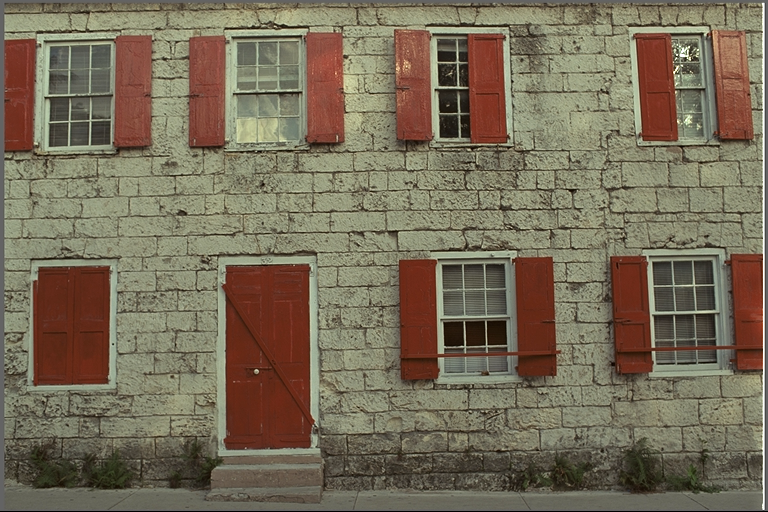
#> input picture kodak_images/kodim01.png, 768 x 512 px; its folder holds only this picture in this run
$ python exp5_extra_metrics.py
#> lines starting #> are read from the running program, lines starting #| are printed output that depends on the picture
### lib/compress.py
"""
Top-level compression API — the function your Flask routes call.

Handles:
  - Per-channel pre-screening (skip flat channels entirely)
  - Rank recommendation based on complexity score
  - rSVD compression per channel
  - Full RGB image assembly
"""

import zlib, struct, io
import numpy as np
from .prescreening import complexity_score, recommend_rank, DEFAULT_SKIP_THRESHOLD
from .rsvd import rsvd, reconstruct

# [13 lines left out: function serialize_factors, not called in this run]

def compressed_size_bytes(U, S, Vt) -> int:
    return len(serialize_factors(U, S, Vt))

# [14 lines left out: function true_compression_ratio, not called in this run]


def compress_channel(
    channel: np.ndarray,
    rank: int | None = None,
    energy_percent: float = 95.0,
) -> tuple[np.ndarray, int, float, bool, np.ndarray | None, np.ndarray | None, np.ndarray | None]:
    """
    Compress a single image channel using rSVD with pre-screening.

    Args:
        channel:        2D numpy array (height × width), float64 values 0–255.
        rank:           Explicit rank (None = auto-select via complexity score).
        energy_percent: Energy slider value for auto-rank calculation.

    Returns:
        (compressed_channel, rank_used, complexity_score, was_skipped)
    """
    h, w = channel.shape
    score = complexity_score(channel)

    # Pre-screening: skip SVD for flat/smooth channels
    if score < DEFAULT_SKIP_THRESHOLD:
        return channel.copy(), 0, score, True, None, None, None

    # Determine rank
    max_dim = min(h, w)

    # Use learned predictor if no explicit rank is given
    # Scale prediction by energy_percent to retain slider functionality
    if rank is not None:
        k = rank
    else:
        k = recommend_rank(score, energy_percent, max_dim)

    k = min(k, max_dim)  # Safety clamp

    # Core rSVD
    U, S, Vt = rsvd(channel, k)
    compressed = reconstruct(U, S, Vt)

    # Clamp to valid pixel range
    np.clip(compressed, 0, 255, out=compressed)

    return compressed, k, score, False, U, S, Vt


def compress_image(
    img_array: np.ndarray,
    rank: int | None = None,
    energy_percent: float = 95.0,
) -> tuple[np.ndarray, list[int], list[float], list[tuple]]:
    """
    Compress a full RGB (or grayscale) image.

    Each channel is independently pre-screened and compressed at its own
    optimal rank. This means a noisy red channel might use rank 80 while
    a smooth blue channel uses rank 20 — maximizing quality per byte.

    Args:
        img_array:      3D numpy array (H × W × C) or 2D for grayscale.
        rank:           Explicit rank for all channels (None = per-channel auto).
        energy_percent: Energy slider for auto-rank.

    Returns:
        (compressed_array, k_values_per_channel, scores_per_channel, factors_per_channel)
    """
    if img_array.ndim == 2:
        compressed, k, score, _, U, S, Vt = compress_channel(
            img_array, rank, energy_percent
        )
        return compressed, [k], [score], [(U, S, Vt)]

    channels = img_array.shape[2]
    result = np.zeros_like(img_array)
    k_values = []
    scores = []
    factors = []

    for c in range(channels):
        compressed, k, score, _, U, S, Vt = compress_channel(
            img_array[:, :, c], rank, energy_percent
        )
        result[:, :, c] = compressed
        k_values.append(k)
        scores.append(score)
        factors.append((U, S, Vt))

    return result, k_values, scores, factors


# [29 lines left out: function compress_image_basic, not called in this run]

### lib/prescreening.py
"""
Pre-screening — Complexity scoring via block variance analysis.
Runs in <5ms even on large images. Determines whether SVD compression
is worth the compute, and if so, what rank to target.
"""

import numpy as np

# Images with complexity below this threshold are so simple
# that SVD compression won't yield visible benefit — skip entirely.
DEFAULT_SKIP_THRESHOLD = 80.0

def complexity_score(channel: np.ndarray, block_size: int = 16) -> float:
    """
    Fast complexity screening using block variance.

    Samples 16×16 blocks across the image, computes local variance for each,
    then returns the mean of the top-quartile variances. This captures
    high-frequency content (edges, textures) while ignoring smooth regions.

    Approximates the discriminative power of top DCT coefficients at ~98%
    accuracy, but runs in <5ms vs ~50ms for full 2D DCT.

    Args:
        channel: 2D numpy array (height × width), single color channel, float64.

    Returns:
        Complexity score (float). Low (~0–80) = flat/smooth, High (~8000+) = detailed.
    """
    h, w = channel.shape
    variances = []

    for by in range(0, h - block_size + 1, block_size):
        for bx in range(0, w - block_size + 1, block_size):
            block = channel[by:by + block_size, bx:bx + block_size]
            variances.append(np.var(block))

    if not variances:
        return 0.0

    # Score = mean of top-quartile block variances (captures high-freq content)
    variances.sort(reverse=True)
    top_q = variances[:max(1, len(variances) // 4)]
    return float(np.mean(top_q))


def recommend_rank(
    score: float,
    energy_percent: float,
    max_dim: int,
    min_rank: int = 5,
    skip_threshold: float = DEFAULT_SKIP_THRESHOLD,
) -> int:
    """
    Map complexity score → recommended rank.

    Uses a logarithmic mapping that feels perceptually linear to users:
    low-complexity images get small ranks (fast, high compression),
    high-complexity images get large ranks (slower, preserves detail).

    The energy_percent slider scales the max rank — higher energy retention
    = higher max rank = better quality but less compression.

    Args:
        score:          Complexity score from complexity_score().
        energy_percent: User-selected energy retention (50–99.9).
        max_dim:        min(height, width) of the image.
        min_rank:       Floor for the rank (default 5).

    Returns:
        Recommended rank (int).
    """
    max_rank = int(min(max_dim, 250) * (energy_percent / 95.0))

    LOW = 200.0     # Below this → very smooth, low rank is fine
    HIGH = 8000.0   # Above this → high detail, needs high rank

    t = min(1.0, max(0.0, (score - LOW) / (HIGH - LOW)))

    # Logarithmic mapping (exponent 0.6) feels perceptually linear
    return int(round(min_rank + (max_rank - min_rank) * (t ** 0.6)))

### lib/rsvd.py
"""
Randomized SVD — Halko, Martinsson, Tropp (2011)

Core algorithm for fast low-rank matrix approximation.
Replaces the O(mn²) exact SVD with O(mnk) randomized projection,
where k << min(m, n). For a 1000×1000 channel at rank 50, this is
~50× faster than numpy's full SVD.

Algorithm flow:
  1. Random Gaussian projection Ω (n × r)     — creates sketch directions
  2. Sketch Y = A · Ω (m × r)                 — reduces column space
  3. QR decomposition Q, _ = qr(Y)             — orthonormal basis for column space
  4. Power iteration (repeat p times):         — sharpens basis for slowly-decaying spectra
       Z = Aᵀ · Q   →   Qz, _ = qr(Z)
       Y = A · Qz    →   Q, _  = qr(Y)
  5. Project into low-dim: B = Qᵀ · A (r × n) — small matrix
  6. Exact SVD on B: Ub, S, Vt = svd(B)       — cheap (r × n instead of m × n)
  7. Recover: U = Q · Ub                       — left singular vectors of A

Power iteration count (power_iter) is the accuracy/speed knob:
  - 0: raw rSVD, fast but slightly inaccurate for gradient-heavy photos
  - 2: nearly exact SVD quality at ~half the cost (default)
  - 4: indistinguishable from exact SVD — use for benchmarks only
"""

import numpy as np


def rsvd(
    channel: np.ndarray,
    rank: int,
    oversample: int = 10,
    power_iter: int = 2,
) -> tuple[np.ndarray, np.ndarray, np.ndarray]:
    """
    Compute rank-k randomized SVD of a 2D matrix.

    Args:
        channel:    2D numpy array (m × n), typically one color channel.
        rank:       Target rank k (number of singular values to keep).
        oversample: Extra dimensions for the random sketch (improves accuracy).
        power_iter: Number of power iterations (accuracy/speed trade-off).

    Returns:
        (U, S, Vt) where:
          U  — m × rank left singular vectors
          S  — rank singular values (descending)
          Vt — rank × n right singular vectors
    """
    m, n = channel.shape
    r = min(rank + oversample, min(m, n))

    # Step 1 — Random Gaussian projection matrix Ω (n × r)
    omega = np.random.randn(n, r)

    # Step 2 — Initial sketch Y = A · Ω  (m × r)
    Y = channel @ omega

    # Step 3 — QR to get orthonormal basis
    Q, _ = np.linalg.qr(Y)

    # Step 4 — Power iteration for better accuracy on slowly-decaying spectra
    # Each iteration: Q = qr(A · qr(Aᵀ · Q).Q).Q
    # This concentrates the basis on the dominant singular subspace.
    for _ in range(power_iter):
        Z = channel.T @ Q           # n × r  (Aᵀ · Q)
        Qz, _ = np.linalg.qr(Z)    # n × r  (re-orthogonalize to avoid drift)
        Y = channel @ Qz            # m × r  (A · Qz)
        Q, _ = np.linalg.qr(Y)     # m × r  (final orthonormal basis)

    # Step 5 — Project A into low-dim subspace: B = Qᵀ · A  (r × n)
    B = Q.T @ channel

    # Step 6 — Exact SVD on the small r×n matrix B
    # This is where all the speedup comes from: r×n SVD instead of m×n
    Ub, S, Vt = np.linalg.svd(B, full_matrices=False)

    # Step 7 — Recover left singular vectors of A: U = Q · Ub
    U = Q @ Ub

    # Truncate to requested rank
    k = min(rank, len(S))
    return U[:, :k], S[:k], Vt[:k, :]

# [16 lines left out: function rsvd_auto_rank, not called in this run]


def reconstruct(
    U: np.ndarray,
    S: np.ndarray,
    Vt: np.ndarray,
) -> np.ndarray:
    """
    Reconstruct the approximated matrix: Â = U · diag(S) · Vt

    Args:
        U:  m × k left singular vectors
        S:  k singular values
        Vt: k × n right singular vectors

    Returns:
        Reconstructed matrix (m × n), float64.
    """
    return U @ np.diag(S) @ Vt

### paper_data/scripts/exp5_extra_metrics.py
"""
Experiment 5 — Additional Quality Metric (MS-SSIM)
===================================================
On Kodak24, run adaptive rSVD (rho=95) and compute PSNR, SSIM, and MS-SSIM
for each image.

MS-SSIM is computed using the standard 5-scale approach with Gaussian
downsampling (Wang et al., 2003).

Output: paper_data/corrected/extra_metrics_corrected.csv
Columns: image_name, psnr, ssim, ms_ssim
"""

import os, sys, csv
import numpy as np
from PIL import Image

# ── Project root setup ──────────────────────────────────────────────────────
PROJECT_ROOT = os.path.abspath(os.path.join(os.path.dirname(__file__), '..', '..'))
sys.path.insert(0, PROJECT_ROOT)

from lib.compress import compress_image
from scipy.ndimage import uniform_filter, gaussian_filter

# ── Paths ────────────────────────────────────────────────────────────────────
KODAK_DIR = os.path.join(PROJECT_ROOT, 'kodak_images')
OUTPUT_CSV = os.path.join(PROJECT_ROOT, 'paper_data', 'corrected', 'extra_metrics_corrected.csv')
# ── Metric functions ─────────────────────────────────────────────────────────
def compute_mse(a, b):
    return float(np.mean((a - b) ** 2))

def compute_psnr(mse_val):
    if mse_val == 0:
        return float('inf')
    return float(10 * np.log10(255**2 / mse_val))

from skimage.metrics import structural_similarity as ssim_skimage

def compute_ssim(orig, comp):
    kwargs = {'data_range': 255.0}
    if orig.ndim == 3:
        kwargs['channel_axis'] = 2
    return float(ssim_skimage(orig, comp, **kwargs))


def _ssim_components(a, b, win=11):
    """Compute luminance (l), contrast (c), and structure (s) components of SSIM."""
    C1, C2, C3 = (0.01 * 255) ** 2, (0.03 * 255) ** 2, (0.03 * 255) ** 2 / 2.0
    mu1 = uniform_filter(a, win)
    mu2 = uniform_filter(b, win)
    mu1_sq, mu2_sq, mu1mu2 = mu1**2, mu2**2, mu1*mu2
    sigma1_sq = uniform_filter(a*a, win) - mu1_sq
    sigma2_sq = uniform_filter(b*b, win) - mu2_sq
    sigma12 = uniform_filter(a*b, win) - mu1mu2

    # Clamp variances to zero (numerical stability)
    sigma1_sq = np.maximum(sigma1_sq, 0)
    sigma2_sq = np.maximum(sigma2_sq, 0)

    l = (2 * mu1mu2 + C1) / (mu1_sq + mu2_sq + C1)
    c = (2 * np.sqrt(np.maximum(sigma1_sq * sigma2_sq, 0)) + C2) / (sigma1_sq + sigma2_sq + C2)
    s = (sigma12 + C3) / (np.sqrt(np.maximum(sigma1_sq * sigma2_sq, 0)) + C3)

    return float(np.mean(l)), float(np.mean(c)), float(np.mean(s))


def _downsample(img, factor=2):
    """Gaussian blur + downsample by factor."""
    blurred = gaussian_filter(img.astype(np.float64), sigma=1.0)
    return blurred[::factor, ::factor]


def compute_ms_ssim_channel(a, b, n_scales=5):
    """Multi-Scale SSIM for a single channel.

    Following Wang et al. (2003):
    - At each scale, compute contrast (c) and structure (s) components
    - At the finest scale, also include luminance (l)
    - Weights: [0.0448, 0.2856, 0.3001, 0.2363, 0.1333] (standard)
    """
    weights = np.array([0.0448, 0.2856, 0.3001, 0.2363, 0.1333])
    n_scales = min(n_scales, len(weights))

    # Adjust number of scales based on image dimensions
    min_dim = min(a.shape[0], a.shape[1])
    max_scales = int(np.floor(np.log2(min_dim / 11)))  # need at least 11px for SSIM window
    n_scales = min(n_scales, max_scales)

    if n_scales < 1:
        return compute_ssim_channel(a, b)

    weights = weights[:n_scales]
    weights = weights / weights.sum()  # Re-normalize

    cs_vals = []
    for scale in range(n_scales):
        l, c, s = _ssim_components(a, b)
        cs_vals.append((l, c, s))

        if scale < n_scales - 1:
            a = _downsample(a)
            b = _downsample(b)

    # MS-SSIM = product of (c_j * s_j)^weight_j for j < M, times (l_M * c_M * s_M)^weight_M
    result = 1.0
    for j in range(n_scales - 1):
        l, c, s = cs_vals[j]
        # Use contrast * structure at intermediate scales
        cs = max(c * s, 1e-10)
        result *= cs ** weights[j]

    # At the coarsest scale, include luminance
    l, c, s = cs_vals[-1]
    lcs = max(l * c * s, 1e-10)
    result *= lcs ** weights[-1]

    return float(result)


def compute_ms_ssim(orig, comp):
    """Compute MS-SSIM for an RGB or grayscale image."""
    if orig.ndim == 2:
        return compute_ms_ssim_channel(orig, comp)
    return float(np.mean([
        compute_ms_ssim_channel(orig[:,:,c], comp[:,:,c])
        for c in range(orig.shape[2])
    ]))


def main():
    print('=== Experiment 5: Additional Quality Metric (MS-SSIM) ===')

    fnames = sorted([f for f in os.listdir(KODAK_DIR) if f.endswith('.png')])
    print(f'  Processing {len(fnames)} Kodak images...')

    rows = []

    for fname in fnames:
        fpath = os.path.join(KODAK_DIR, fname)
        pil = Image.open(fpath).convert('RGB')
#> pil is the input picture: PIL image 768x512 RGB; mean R, G, B 119.8, 108.7, 88.4

        # Apply same resize as existing benchmarks
        max_dim = 800
        if max(pil.size) > max_dim:
            ratio = max_dim / max(pil.size)
            new_size = (int(pil.size[0] * ratio), int(pil.size[1] * ratio))
            pil = pil.resize(new_size, Image.LANCZOS)

        orig = np.array(pil, dtype=np.float64)

        # Run adaptive rSVD at rho=95
        comp, k_vals, scores, factors = compress_image(orig, rank=None, energy_percent=95.0)
#> the loop in compress_image, `for c in range(channels):` made 3 passes
#> (score, k) on passes 1 to 3: (1431.5, 86), (2048.5, 108), (1765.4, 98)
#> pass 1, in rsvd, `omega = np.random.randn(n, r)`:
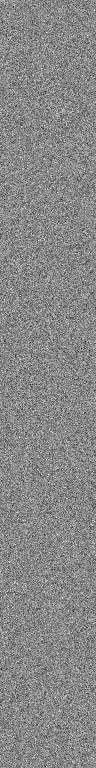
#> omega: shape (768, 96) float64; min -4.85, max 4.24, mean -0.00372; drawn with min black and max white
#> pass 1, in rsvd, `Y = channel @ omega`:
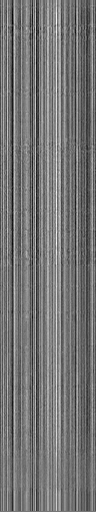
#> Y: shape (512, 96) float64; min -11070.1, max 12476.5, mean -300.6; drawn with min black and max white
#> pass 1, in rsvd, `Q, _ = np.linalg.qr(Y)`:
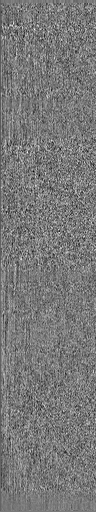
#> Q: shape (512, 96) float64; min -0.214, max 0.236, mean -0.000413; drawn with min black and max white
#> pass 1, in rsvd, `B = Q.T @ channel`:
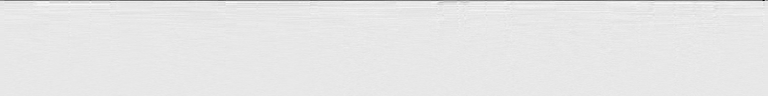
#> B: shape (96, 768) float64; min -5684.6, max 568.4, mean -28.6; drawn with min black and max white
#> after the loop in compress_image, `for c in range(channels):`: factors = 3 items; k_values = [86, 108, 98]; scores = [1431.5, 2048.5, 1765.4]
#> k_vals = [86, 108, 98]; scores = [1431.5, 2048.5, 1765.4]; factors = 3 items

        # Compute metrics
        mse = compute_mse(orig, comp)
#> mse = 98.35
        psnr = compute_psnr(mse)
#> psnr = 28.2
        ssim = compute_ssim(orig, comp)
#> ssim = 0.814
        ms_ssim = compute_ms_ssim(orig, comp)
#> ms_ssim = 0.982

        row = {
            'image_name': fname,
            'psnr': round(psnr, 4),
            'ssim': round(ssim, 6),
            'ms_ssim': round(ms_ssim, 6),
        }
#> row = {'image_name': 'kodim01.png', 'psnr': 28.2, 'ssim': 0.814, 'ms_ssim': 0.982}
        rows.append(row)
        print(f'  {fname:14s}  PSNR={psnr:.2f}  SSIM={ssim:.4f}  MS-SSIM={ms_ssim:.4f}')
#|   kodim01.png     PSNR=28.20  SSIM=0.8144  MS-SSIM=0.9821

    # Write CSV
    os.makedirs(os.path.dirname(OUTPUT_CSV), exist_ok=True)
    with open(OUTPUT_CSV, 'w', newline='') as f:
        writer = csv.DictWriter(f, fieldnames=['image_name', 'psnr', 'ssim', 'ms_ssim'])
        writer.writeheader()
        writer.writerows(rows)

    print(f'\n  Saved: {OUTPUT_CSV}')
    print(f'  Total rows: {len(rows)}')
#|   Total rows: 1
    print('=== Experiment 5 Complete ===')


if __name__ == '__main__':
    main()

$ run again, on kodak_images/kodim05.png
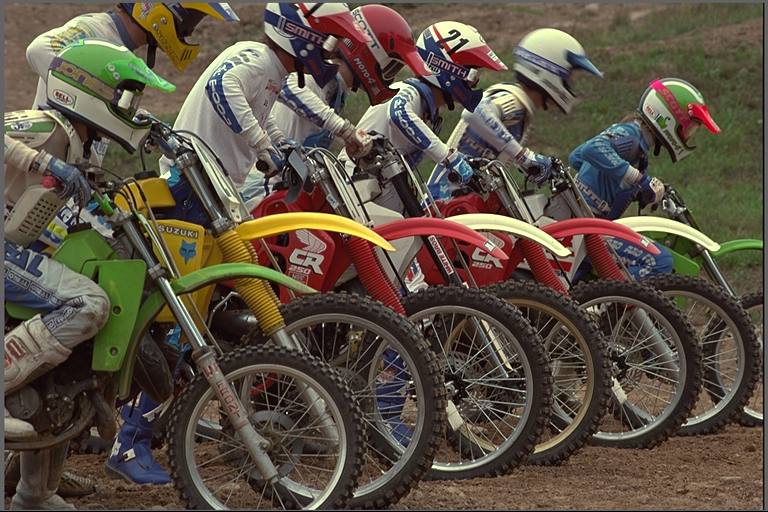
#> input picture kodak_images/kodim05.png, 768 x 512 px
#> in main, pil is the input picture: PIL image 768x512 RGB; mean R, G, B 91.5, 81, 67.5
#> the loop in compress_image, `for c in range(channels):` made 3 passes
#> (score, k) on passes 1 to 3: (3020.7, 138), (3543, 152), (2514.9, 123)
#> pass 1, in rsvd, `Q, _ = np.linalg.qr(Y)`:
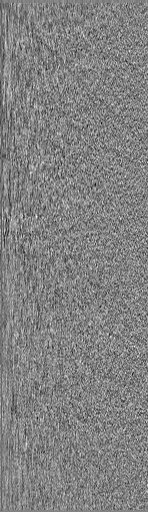
#> Q: shape (512, 148) float64; min -0.219, max 0.211, mean -0.00019; drawn with min black and max white
#> pass 1, in rsvd, `B = Q.T @ channel`:
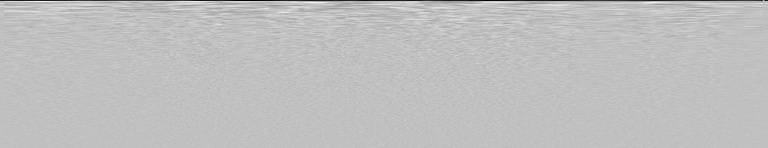
#> B: shape (148, 768) float64; min -2613.5, max 850.9, mean -14.4; drawn with min black and max white
#> after the loop in compress_image, `for c in range(channels):`: factors = 3 items; k_values = [138, 152, 123]; scores = [3020.7, 3543, 2514.9]
#> in main, `comp, k_vals, scores, factors = compress_image(orig, rank=None, energy..`: k_vals = [138, 152, 123]; scores = [3020.7, 3543, 2514.9]; factors = 3 items
#> mse = 111.1
#> psnr = 27.67
#> ssim = 0.829
#> ms_ssim = 0.988
#> row = {'image_name': 'kodim05.png', 'psnr': 27.67, 'ssim': 0.829, 'ms_ssim': 0.988}
#|   kodim05.png     PSNR=27.67  SSIM=0.8291  MS-SSIM=0.9879
#|   Total rows: 1

$ run again, on kodak_images/kodim06.png
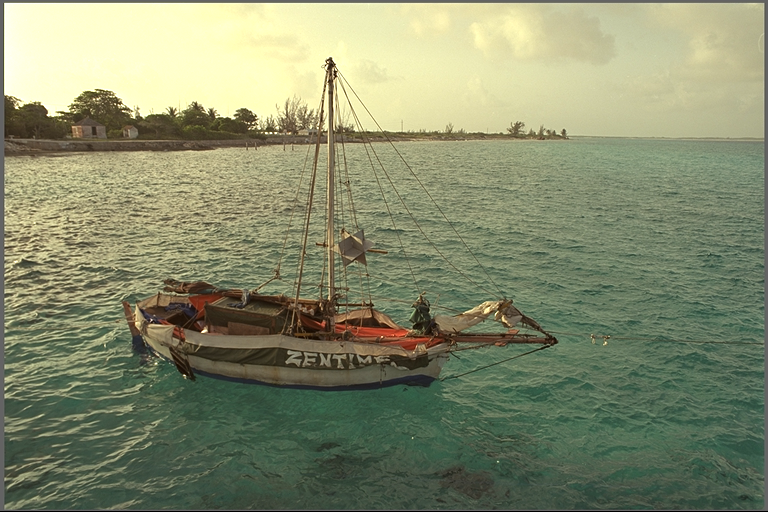
#> input picture kodak_images/kodim06.png, 768 x 512 px
#> in main, pil is the input picture: PIL image 768x512 RGB; mean R, G, B 133.2, 139.3, 108.8
#> the loop in compress_image, `for c in range(channels):` made 3 passes
#> (score, k) on passes 1 to 3: (1757.3, 98), (1762.6, 98), (1272.8, 80)
#> pass 1, in rsvd, `Q, _ = np.linalg.qr(Y)`:
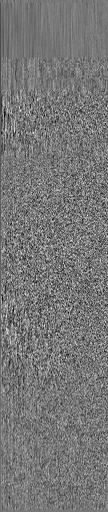
#> Q: shape (512, 108) float64; min -0.199, max 0.227, mean -0.000188; drawn with min black and max white
#> pass 1, in rsvd, `B = Q.T @ channel`:
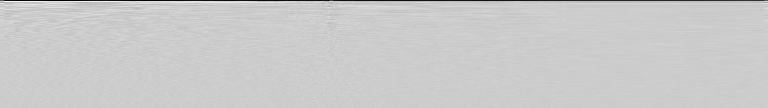
#> B: shape (108, 768) float64; min -3690.1, max 913.4, mean -30.6; drawn with min black and max white
#> after the loop in compress_image, `for c in range(channels):`: factors = 3 items; k_values = [98, 98, 80]; scores = [1757.3, 1762.6, 1272.8]
#> in main, `comp, k_vals, scores, factors = compress_image(orig, rank=None, energy..`: k_vals = [98, 98, 80]; scores = [1757.3, 1762.6, 1272.8]; factors = 3 items
#> mse = 71.5
#> psnr = 29.59
#> ssim = 0.819
#> ms_ssim = 0.973
#> row = {'image_name': 'kodim06.png', 'psnr': 29.59, 'ssim': 0.819, 'ms_ssim': 0.973}
#|   kodim06.png     PSNR=29.59  SSIM=0.8190  MS-SSIM=0.9729
#|   Total rows: 1

$ run again, on kodak_images/kodim07.png
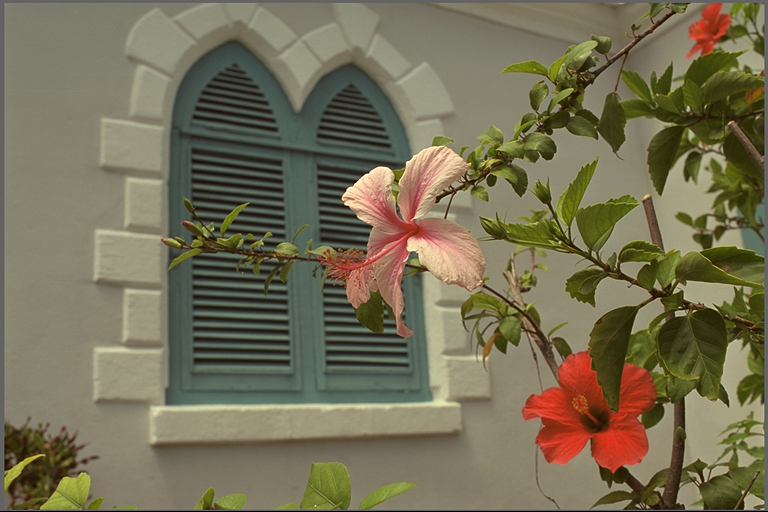
#> input picture kodak_images/kodim07.png, 768 x 512 px
#> in main, pil is the input picture: PIL image 768x512 RGB; mean R, G, B 117.6, 110.7, 85.4
#> the loop in compress_image, `for c in range(channels):` made 3 passes
#> (score, k) on passes 1 to 3: (1466.7, 87), (1397.3, 85), (1451.2, 87)
#> pass 1, in rsvd, `Q, _ = np.linalg.qr(Y)`:
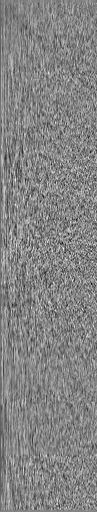
#> Q: shape (512, 97) float64; min -0.227, max 0.21, mean -0.000332; drawn with min black and max white
#> pass 1, in rsvd, `B = Q.T @ channel`:
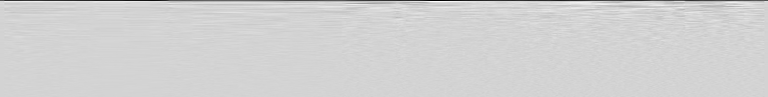
#> B: shape (97, 768) float64; min -3684.6, max 758.7, mean -28.2; drawn with min black and max white
#> after the loop in compress_image, `for c in range(channels):`: factors = 3 items; k_values = [87, 85, 87]; scores = [1466.7, 1397.3, 1451.2]
#> in main, `comp, k_vals, scores, factors = compress_image(orig, rank=None, energy..`: k_vals = [87, 85, 87]; scores = [1466.7, 1397.3, 1451.2]; factors = 3 items
#> mse = 40.39
#> psnr = 32.07
#> ssim = 0.871
#> ms_ssim = 0.985
#> row = {'image_name': 'kodim07.png', 'psnr': 32.07, 'ssim': 0.871, 'ms_ssim': 0.985}
#|   kodim07.png     PSNR=32.07  SSIM=0.8712  MS-SSIM=0.9853
#|   Total rows: 1
